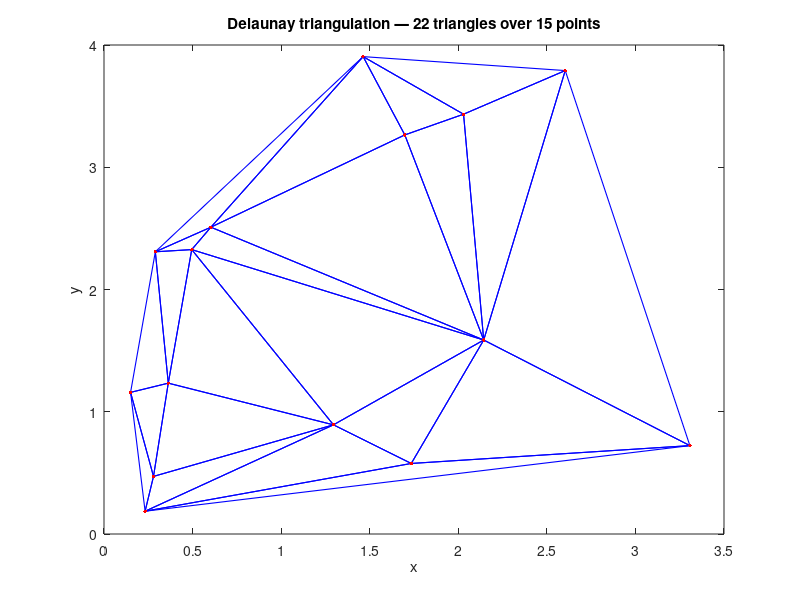
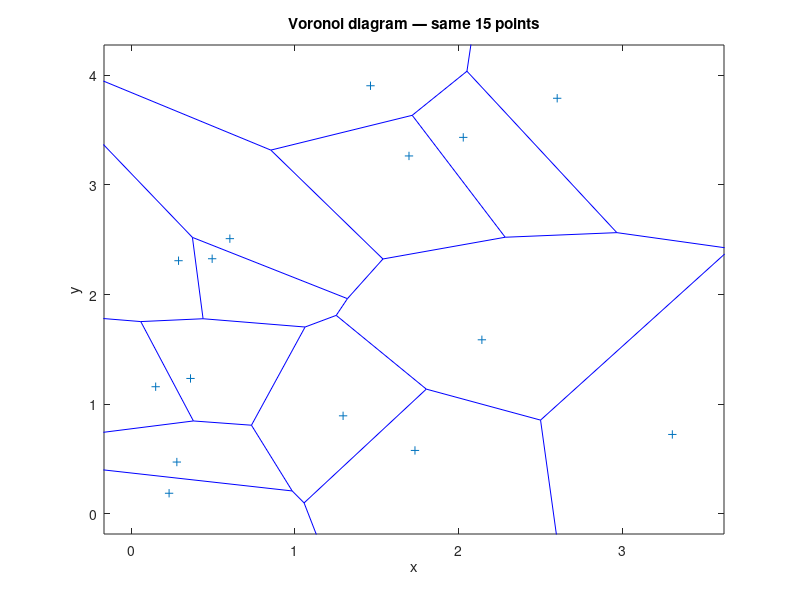

MATLAB code for these plots, in order:
% delaunay + voronoi — Triangulation and its Dual
%
% delaunay(x, y) returns triangle indices (M×3) — each row is a
% Delaunay triangle satisfying the empty-circumcircle property.
% voronoi(x, y) draws the dual Voronoi diagram (edges between
% circumcenters of adjacent Delaunay triangles).



clear
close all

% Scattered points.
rng(7);
N = 15;
x = rand(1, N) * 4;
y = rand(1, N) * 4;

% Delaunay triangulation — triplot draws all triangles as a single
% null-separated polyline (one series), matching MATLAB.
tri = delaunay(x, y);
figure;
triplot(tri, x, y, 'b-', 'LineWidth', 0.8);
hold on;
plot(x, y, 'r.', 'MarkerSize', 8);
title(sprintf('Delaunay triangulation — %d triangles over %d points', ...
              size(tri, 1), N));
xlabel('x'); ylabel('y');

% Voronoi diagram — automatic via dual.
figure;
voronoi(x, y);
title(sprintf('Voronoi diagram — same %d points', N));
xlabel('x'); ylabel('y');

fprintf('delaunay/voronoi demo: %d triangles, dual Voronoi\n', ...
        size(tri, 1));
